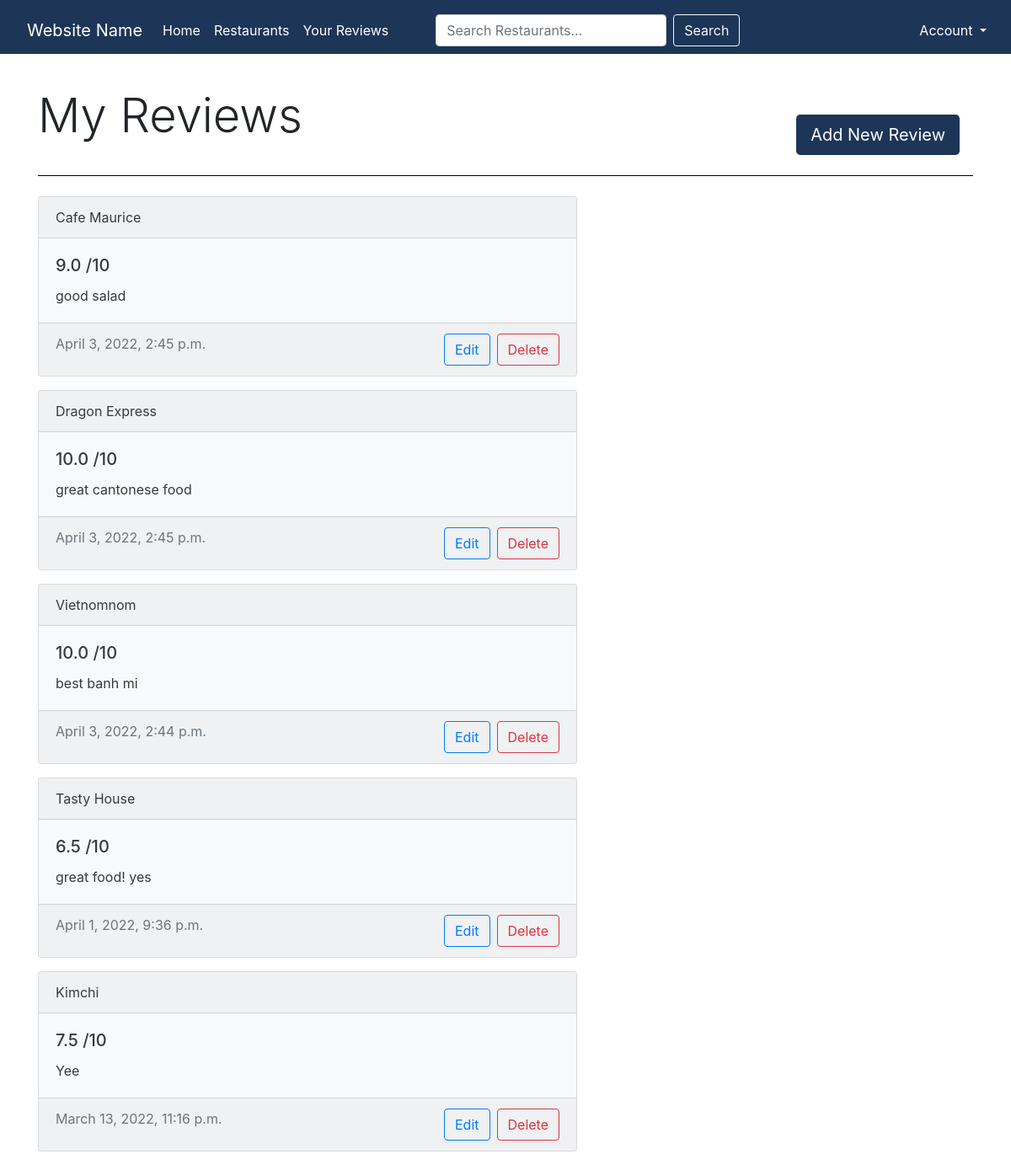
Page /ratings (signed in) on the earlier database version.
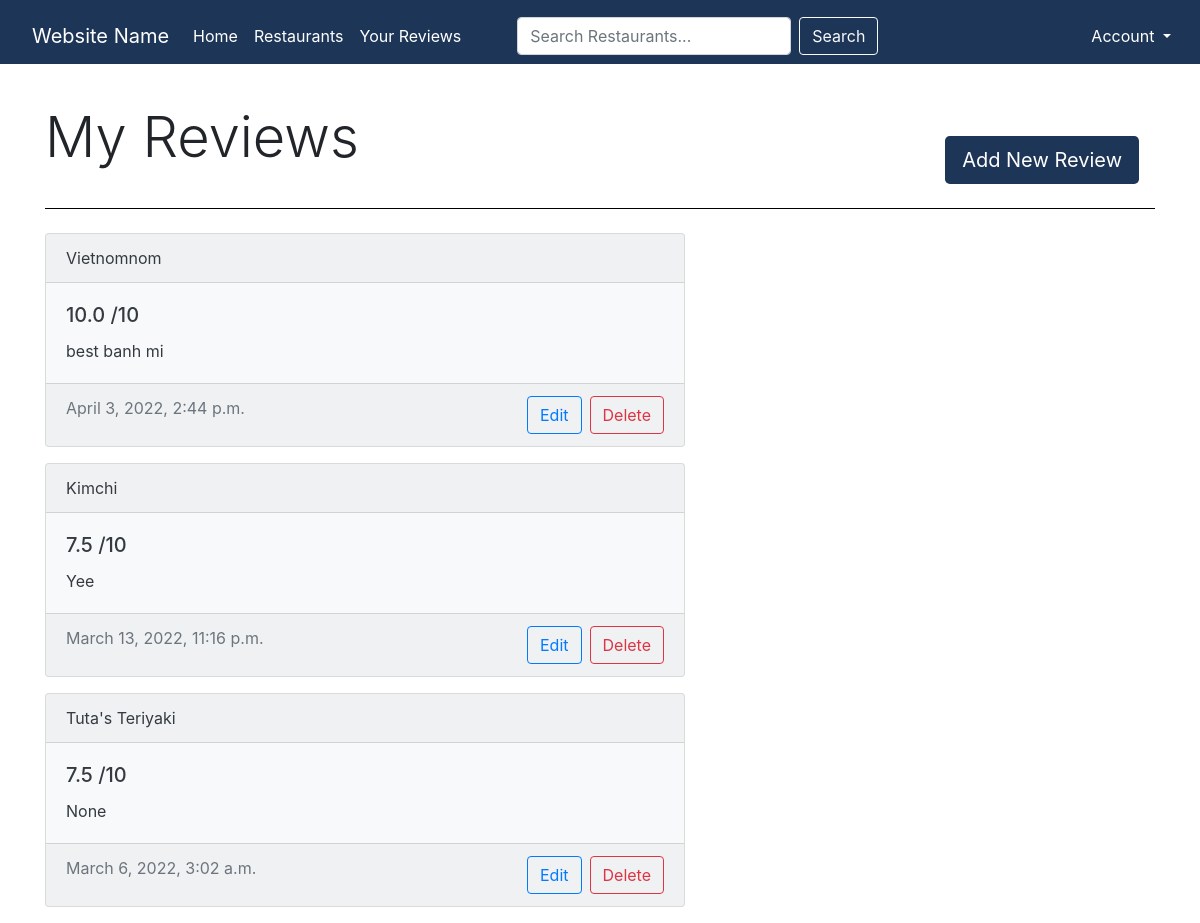
Same page on the later database version.
### restaurants/models.py (models this page shows, shortened)
class Rating(models.Model):
    user = models.ForeignKey(
        User, on_delete=models.CASCADE, null=False)
    restaurant = models.ForeignKey(
        Restaurant, on_delete=models.CASCADE, null=False)
    rating = models.DecimalField(decimal_places=1, max_digits=3)
    review = models.TextField(null=True, blank=True)
    updated = models.DateTimeField(auto_now=True)
    created = models.DateTimeField(auto_now_add=True)
    class Meta:
        ordering = ['-updated', '-created']

class Restaurant(models.Model):
    name = models.CharField(max_length=100, null=False)
    type = models.CharField(max_length=50, null=True)
    class Meta:
        db_table = "restaurant"
    def __str__(self):
        return self.name

### restaurants/views.py (the view)
# urls.py: path("ratings", views.ratings, name="ratings"),
@login_required(login_url="login")
def ratings(request):
    user = request.user
    ratings = Rating.objects.filter(user=user).order_by('-updated')
    paginator = Paginator(ratings, 5)
    page_number = request.GET.get('page')
    page_obj = paginator.get_page(page_number)
    context = {'ratings': ratings, 'user': user, 'page_obj': page_obj}
    return render(request, "restaurants/ratings.html", context)

### restaurants/templates/restaurants/ratings.html (shortened to what this page needs)
{% extends 'restaurants/base.html' %}
{% block content %}
<div class="container">
  <div class="row">
    <h1 class="display-4 col-sm-8 mt-3">My Reviews</h1>
      <div class="col-sm-4">
        <div class= "btn-toolbar float-right mt-5">
          <a class="btn darkBlue btn-lg mr-3" href="{% url 'addrating' %}">Add New Review</a>
        </div>
      </div>
  </div>
<hr class="my-4" size="10" color="#000000" noshade>
{% for rating in page_obj %}
        <div class="card text-dark bg-light mb-3" style="max-width: 40rem;">
          <div class="card-header">{{rating.restaurant}}</div>
            <div class="card-body">
              <h5 class="card-title">{{rating.rating}} /10</h5>
              <p class="card-text">{{rating.review}}</p>
            </div>
          <div class="card-footer text-muted">{{rating.updated}}
            <div class= "btn-toolbar float-right">
              <a class="btn btn-outline-primary mr-2" href="{% url 'update-rating' rating.id %}">Edit</a>
              <a class="btn btn-outline-danger" href="{% url 'delete-rating' rating.id %}">Delete</a>
            </div>
          </div>
        </div>
        {% empty %}
          <div class="alert alert-light" role="alert"> Oops! Looks like you haven't reviewed anything yet! &#9785; </div>
{% endfor %}
{% endblock %}

Differences in the rows shown:
removed Rating: restaurant "Cafe Maurice", rating "9.0", review "good salad", updated "April 3, 2022, 2:45 p.m."
removed Rating: restaurant "Dragon Express", rating "10.0", review "great cantonese food", updated "April 3, 2022, 2:45 p.m."
removed Rating: restaurant "Tasty House", rating "6.5", review "great food! yes", updated "April 1, 2022, 9:36 p.m."
now on this page (row unchanged): Rating: restaurant "Tuta's Teriyaki", rating "7.5", review "None", updated "March 6, 2022, 3:02 a.m."
